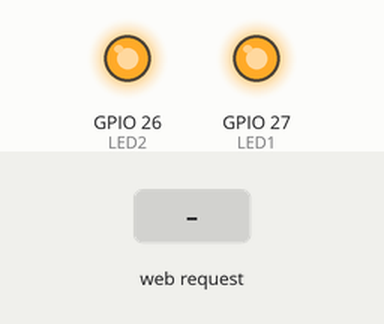
Recording of a program running on a simulated ESP32. On the bench: output pins drawn as LEDs (lit = HIGH). The inputs (shaded band) are chosen by the test bench. WiFi joins after 1.5 s; servers stay silent unless stated; what the program prints to the serial monitor is not drawn.

Above: at 2.7 s.
2.8 s: HTTP request GET /offD1 received
At 4.0 s:
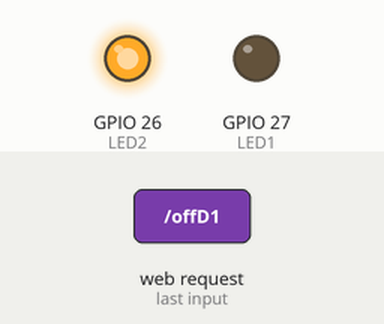
4.3 s: HTTP request GET /offD2 received
At 5.3 s:
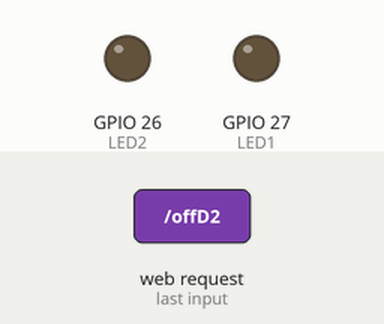
5.8 s: HTTP request GET /onD1 received
At 6.5 s:
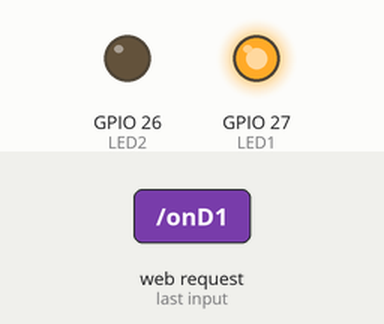
7.3 s: HTTP request GET /onD2 received
At 7.6 s:
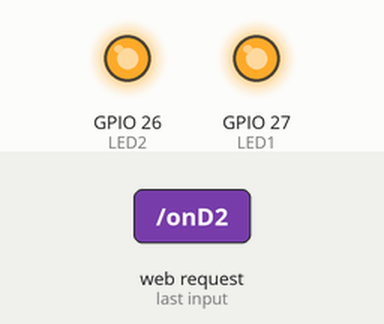
Timing chart, 0 to 9.8 s (numbered marks = the images above; inputs shaded):
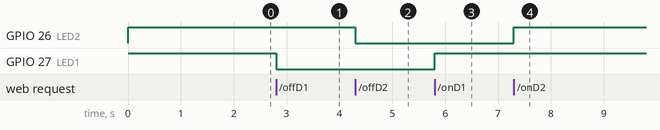

Measured:
- after the input at 2.8 s, GPIO 27 (LED1): HIGH → LOW at once
- after the input at 4.3 s, GPIO 26 (LED2): HIGH → LOW at once
- after the input at 5.8 s, GPIO 27 (LED1): LOW → HIGH at once
- after the input at 7.3 s, GPIO 26 (LED2): LOW → HIGH at once

The program:

main.cpp
```cpp
#include <Arduino.h>
#include <WiFi.h>

#include <WebServer.h>

#define LED1 27
#define LED2 26

// Replace with your network credentials
const char *ssid = "Viettel Telecom";
const char *password = "dat123456789";

// Set web server port number to 80
WebServer myWebServer(80);

//Variable contain code HTLM Website//
const char MainPage[] PROGMEM = R"=====(

  <!DOCTYPE html>
  <html>
   <head>
       <title>HOME PAGE</title>
       <meta charset="UTF-8">

       <style>
          body {
              text-align:left;
            }

          h1 {
              color: blue;
            }
          a {
              text-decoration: none;
              color: white;
            }

          .button_on {
              height:50px;
              width:100px;
              margin:10px 0;
              background-color: red;
              border-radius:5px;
            }

          .button_off {
              height:50px;
              width:100px;
              margin:10px 0;
              background-color: green;
              border-radius:5px;
            }

       </style>


   </head>

   <body>

      <h1>ESP32 WebServer</h1>
      <div>State Led 1: <b>OFF</b> </div>
      <div>
        <button class="button_on"> <a href="/onD1"> ON </a> </button>
        <button class="button_off"> <a href="/offD1">OFF</a> </button>
      </div>

      <div>State Led 2 <b>OFF</b></div>
      <div>
        <button class="button_on"><a href="/onD2">ON</a></button>
        <button class="button_off"><a href="/offD2">OFF</a></button>
      </div>

   </body>
  </html>

)=====";

void initLed();
void initConnectWifi();
void setUpWebServer();

void setup()
{
  Serial.begin(115200);

  initLed();

  initConnectWifi();

  setUpWebServer();

  myWebServer.begin();
}

void loop()
{
  //listen client (Web Page)
  myWebServer.handleClient();
}


void initConnectWifi()
{
  WiFi.begin(ssid, password);

  Serial.print("Connecting Wifi");
  while (WiFi.status() != WL_CONNECTED)
  {
    delay(500);
    Serial.print(".");
  }

  Serial.println(String(ssid)+" have IP");
  Serial.println(WiFi.localIP());
}

void initLed()
{
  //when power for esp32 board, led turn on
  pinMode(LED1, OUTPUT);
  pinMode(LED2, OUTPUT);
  digitalWrite(LED1, HIGH);
  digitalWrite(LED2, HIGH);
}


void mainPage()
{
  String s = FPSTR(MainPage);
  myWebServer.send(200, "text/html", s);
}

void on_L1()
{
  String s = FPSTR(MainPage);
  digitalWrite(LED1, HIGH);
  myWebServer.send(200, "text/html", s);
}

void off_L1()
{
  String s = FPSTR(MainPage);
  digitalWrite(LED1, LOW);
  myWebServer.send(200, "text/html", s);
}

void on_L2()
{
  String s = FPSTR(MainPage);
  digitalWrite(LED2, HIGH);
  myWebServer.send(200, "text/html", s);
}

void off_L2()
{
  String s = FPSTR(MainPage);
  digitalWrite(LED2, LOW);
  myWebServer.send(200, "text/html", s);
}

void setUpWebServer()
{
  myWebServer.on("/", mainPage);

  myWebServer.on("/onD1", on_L1);
  myWebServer.on("/offD1", off_L1);

  myWebServer.on("/onD2", on_L2);
  myWebServer.on("/offD2", off_L2);
}
```
